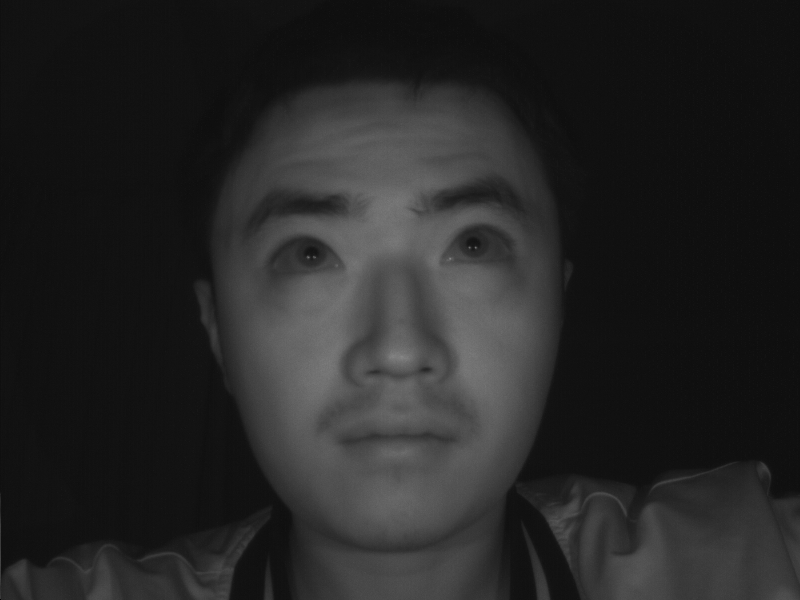
//> input picture 1.bmp, 800 x 600 px
$ ./pupil_center   (built with g++ and OpenCV 4)
//> lines starting //> are read from the running program, lines starting //| are printed output that depends on the picture; after the words box and inside, x2 and y2 are one past the last pixel; in counts of white or black regions, pixels touching at a corner belong together
#include <opencv2/opencv.hpp>
#include <iostream>
#include<vector>
#include<fstream>
int main() {
    // 加载明瞳图像和暗瞳图像
    cv::Mat image_dark = cv::imread("1.bmp", cv::IMREAD_GRAYSCALE);
//> image_dark is the input picture: 600 rows x 800 cols, CV_8UC1; min 0, max 135, mean 37.7
    cv::Mat image_light = cv::imread("2.bmp", cv::IMREAD_GRAYSCALE);
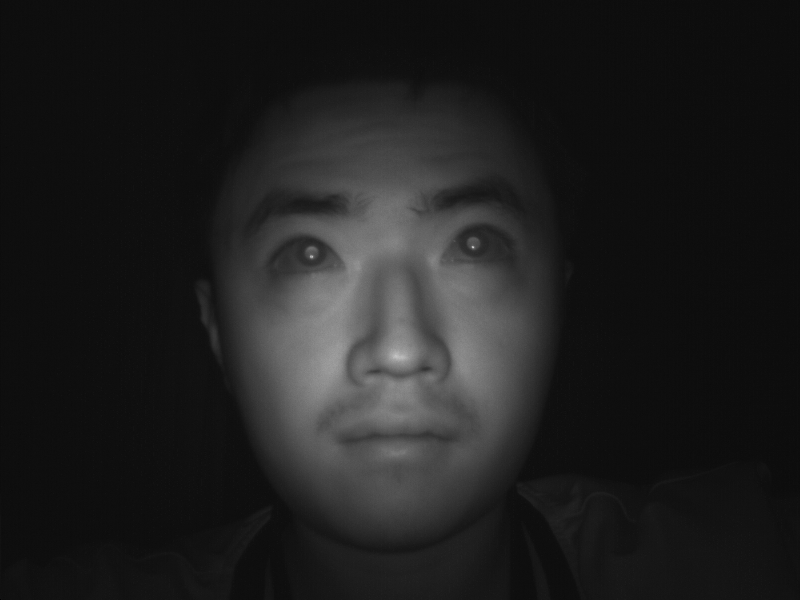
//> input picture 2.bmp, 800 x 600 px
//> image_light is the input picture: 600 rows x 800 cols, CV_8UC1; min 0, max 203, mean 30.9

    // 检查图像是否加载成功
    if (image_light.empty() || image_dark.empty()) {
        std::cerr << "Error: Unable to load images!" << std::endl;
        return -1;
    }

    // Step 1: 暗瞳图像减去明瞳图像，得到瞳孔位置
    cv::Mat pupil_position;
    cv::absdiff(image_dark, image_light, pupil_position);
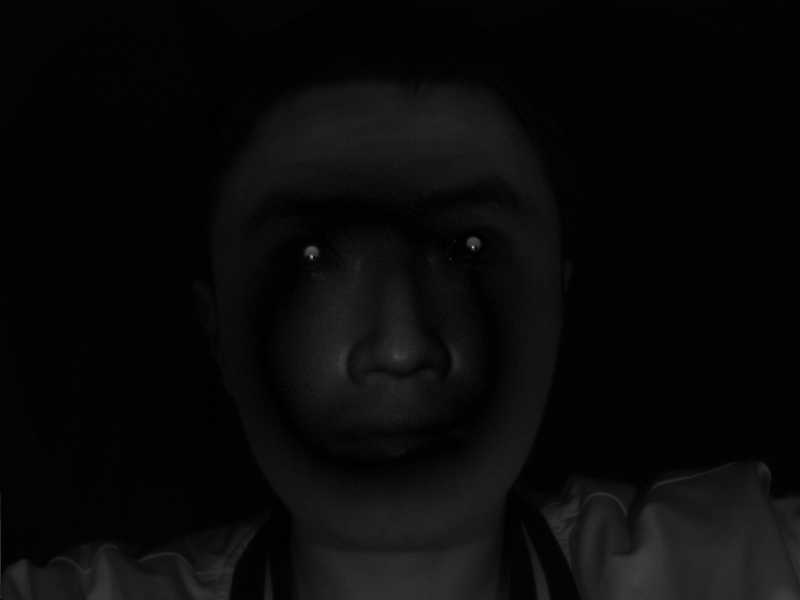
//> pupil_position: 600 rows x 800 cols, CV_8UC1; min 0, max 174, mean 9.7
    cv::normalize(pupil_position, pupil_position, 0, 255, cv::NORM_MINMAX, CV_8UC1);

    // Step 2：gaussion滤波
    cv::Mat blurred_image_light;
    cv::GaussianBlur(image_light, blurred_image_light, cv::Size(5, 5), 0);

    cv::Mat binary;
    double threshold_value = 0; // 大津法会自动计算阈值
    cv::threshold(blurred_image_light, binary, threshold_value, 255, cv::THRESH_BINARY + cv::THRESH_OTSU);
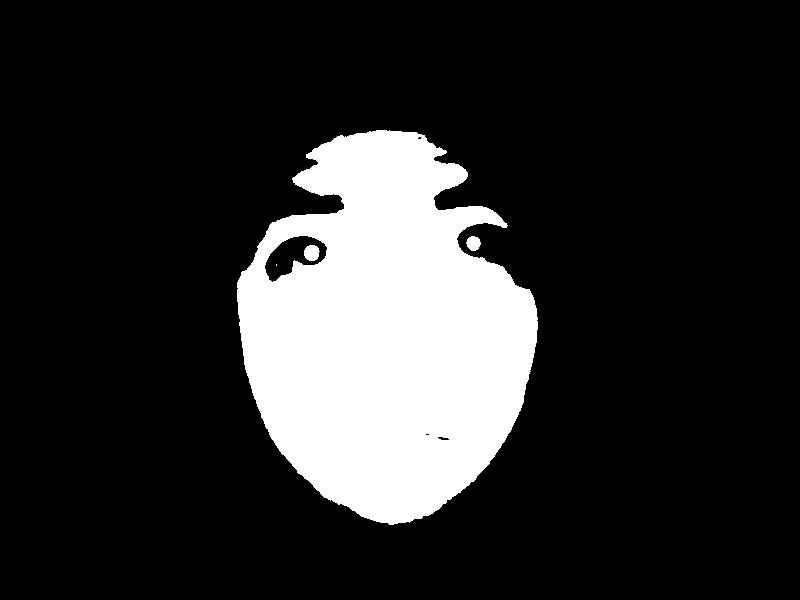
//> binary: 600 rows x 800 cols, CV_8UC1; 17% white; 4 white regions (1 under 20 px), largest, box (x1, y1, x2, y2) and area: (237, 130, 538, 525) 81327, (304, 245, 320, 261) 202, (466, 236, 481, 251) 167
    cv::imshow("1", binary);
    //边缘检测
    cv::Mat edges;
    cv::Canny(binary, edges, 50, 150);
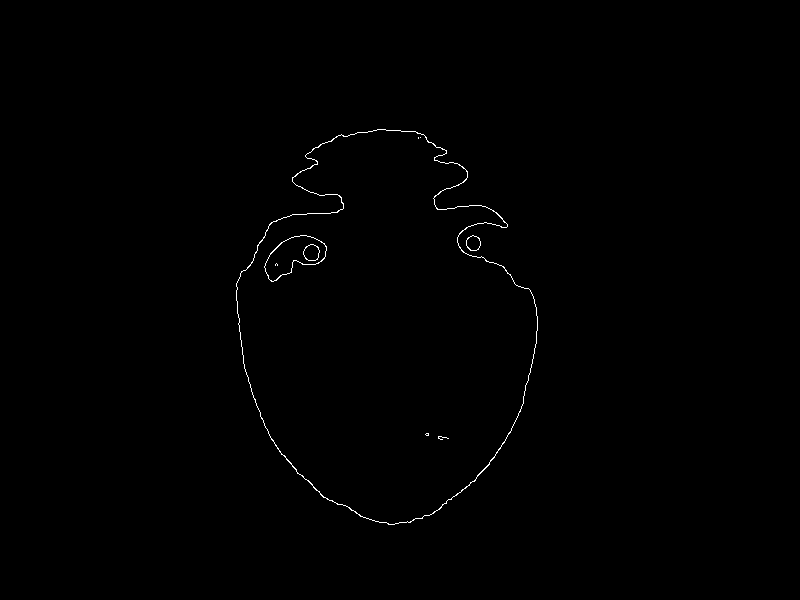
//> edges: 600 rows x 800 cols, CV_8UC1; 0.36% white in thin lines or dots, all inside (x1, y1, x2, y2) = (236, 129, 538, 525)
    //查找轮廓
    std::vector<std::vector<cv::Point>> contours;
    cv::findContours(edges, contours, cv::RETR_LIST, cv::CHAIN_APPROX_SIMPLE);
//> contours = 14 contours, 6 with area under 20; largest, box (x1, y1, x2, y2) and area: (236, 129, 538, 525) 83110, (236, 129, 538, 525) 82938, (264, 235, 327, 282) 1624, (264, 235, 327, 282) 1597, (303, 244, 320, 261) 201, (303, 244, 320, 261) 196, (466, 235, 481, 251) 166, (466, 235, 481, 251) 160

    std::vector<cv::Point> pupil_contour;
    if (!contours.empty()) {
        double max_area = 0;
        for (const auto& contour : contours) {
            double area = cv::contourArea(contour);
            if (area > max_area) {
                max_area = area;
                pupil_contour = contour;
            }
        }
//> this loop made 14 passes
//> (area, max_area) on passes 5, 6, 8, 10, 13, 14: (196, 196), (201, 201), (1597, 1597), (1624.5, 1624.5), (82937.5, 82937.5), (83110, 83110)
//> area on passes 7, 9: 159.5, 166.5
//> after the loop, max_area = 83110; pupil_contour = contour of 615 points, box (x1, y1, x2, y2) (236, 129, 538, 525), area 83110
    }

    // 绘制椭圆
    cv::Mat result = image_light.clone();
    std::ofstream outFile("test/pupil_centers.txt"); // 创建文件流


    std::vector<cv::Point2f> centers;
    // 遍历所有轮廓

    for (const auto& contour : contours) {
        if (contour.size() < 5) continue;  // 跳过点数不足5个的轮廓

        // 拟合椭圆
        cv::RotatedRect fitted_ellipse = cv::fitEllipse(contour);

        // 计算轮廓的面积和长宽比
        double area = cv::contourArea(contour);
        double aspectRatio = std::abs(fitted_ellipse.size.width / fitted_ellipse.size.height);

        // 根据面积和长宽比筛选合适的椭圆
        if (area > 100 && area < 1000 && aspectRatio > 0.5 && aspectRatio < 2.0) {
            // 获取椭圆的中心点
            cv::Point2f center = fitted_ellipse.center;

            // 去重：如果新点和已有点之间的距离小于阈值，则忽略
            bool isDuplicate = false;
            for (const auto& existing_center : centers) {
                if (cv::norm(center - existing_center) < 10) { // 假设10像素以内认为是重复
                    isDuplicate = true;
                    break;
                }
            }

            // 如果中心点不重复，则绘制并写入文件
            if (!isDuplicate) {
                centers.push_back(center);  // 添加到已检测中心点列表
                cv::ellipse(result, fitted_ellipse, cv::Scalar(0, 255, 0), 2);  // 绘制椭圆
                cv::circle(result, center, 2, cv::Scalar(0, 0, 255), -1);  // 绘制中心点

                // 写入文件
                outFile << "Center X: " << center.x << ", Center Y: " << center.y << std::endl;
            }
        }
    }
//> this loop made 14 passes
//> (fitted_ellipse, area, aspectRatio) on passes 8, 10, 13, 14: (centre (293.2, 255.5), size (34.3, 66.6), angle 64, 1597, 0.514), (centre (293.9, 255.6), size (35.1, 66.1), angle 65.9, 1624.5, 0.53), (centre (383.5, 334.3), size (281.7, 376.6), angle 172.8, 82937.5, 0.748), (centre (383.7, 333.1), size (281.9, 379.8), angle 173.6, 83110, 0.742)
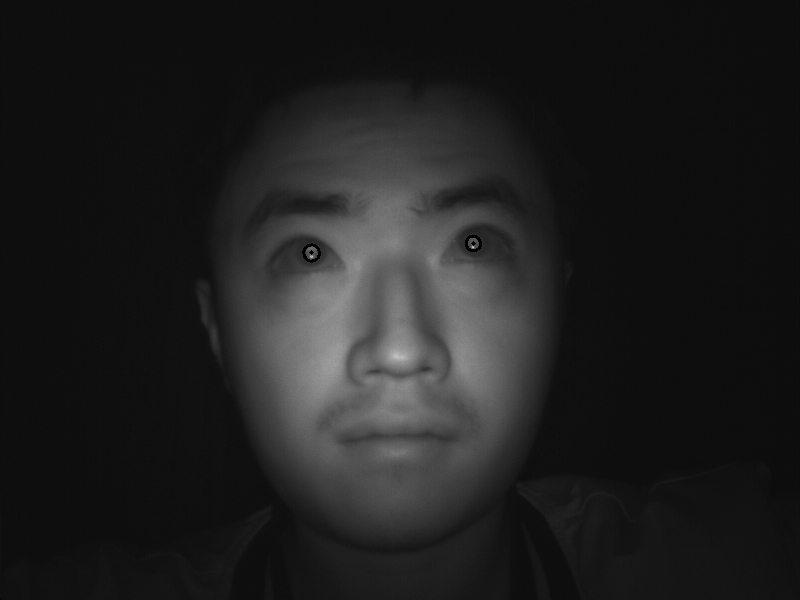
//> result: 600 rows x 800 cols, CV_8UC1; 0.07% of pixels changed, all inside (x1, y1, x2, y2) = (302, 235, 482, 263)
    outFile.close();

    // [13 lines of commented-out code are left out]


    cv::imwrite("test/pupil_position.jpg", pupil_position);
    cv::imwrite("test/pupil_center.jpg", result);
    cv::imwrite("test/binary.jpg", binary);
   /* cv::imwrite("test/log_result.jpg",laplacian);*/
    //cv::imwrite("test/gaussion.jpg", blurred_pupil_position);
    cv::imshow("3", result);
    cv::imshow("4",edges);
    cv::waitKey(0);
    return 0;
}
